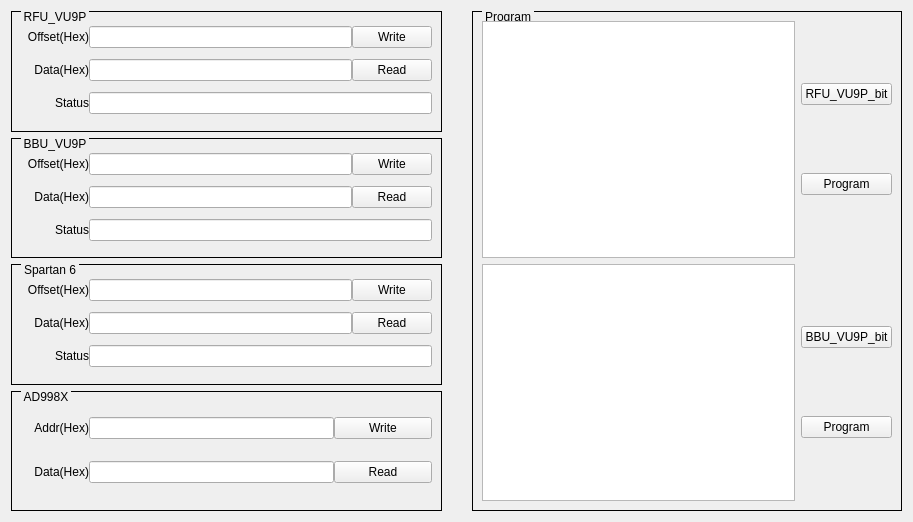
<?xml version="1.0" encoding="UTF-8"?>
<ui version="4.0">
 <class>Q_SP9500X_FPGA_Widget</class>
 <widget class="QWidget" name="Q_SP9500X_FPGA_Widget">
  <property name="geometry">
   <rect>
    <x>0</x>
    <y>0</y>
    <width>913</width>
    <height>522</height>
   </rect>
  </property>
  <property name="windowTitle">
   <string>Dialog</string>
  </property>
  <layout class="QHBoxLayout" name="horizontalLayout_10">
   <item>
    <layout class="QVBoxLayout" name="verticalLayout_6" stretch="0,0,0,0">
     <item>
      <widget class="QGroupBox" name="groupBox">
       <property name="styleSheet">
        <string notr="true">QGroupBox{ border:1px solid black; margin-top:0.5ex; }
QGroupBox::title { subcontrol-origin:margin; subcontrol-position:top left; top:-1px; left:10px; margin-left: 0px; padding:0 1px; }</string>
       </property>
       <property name="title">
        <string>RFU_VU9P</string>
       </property>
       <layout class="QVBoxLayout" name="verticalLayout">
        <item>
         <layout class="QHBoxLayout" name="horizontalLayout" stretch="0,5,1">
          <property name="spacing">
           <number>0</number>
          </property>
          <item>
           <widget class="QLabel" name="label">
            <property name="minimumSize">
             <size>
              <width>68</width>
              <height>0</height>
             </size>
            </property>
            <property name="text">
             <string>Offset(Hex)</string>
            </property>
            <property name="alignment">
             <set>Qt::AlignRight|Qt::AlignTrailing|Qt::AlignVCenter</set>
            </property>
           </widget>
          </item>
          <item>
           <widget class="QLineEdit" name="lineEditOffsetRFU_V9"/>
          </item>
          <item>
           <widget class="QPushButton" name="pushButtonWriteRFU_V9">
            <property name="text">
             <string>Write</string>
            </property>
           </widget>
          </item>
         </layout>
        </item>
        <item>
         <layout class="QHBoxLayout" name="horizontalLayout_2" stretch="0,5,1">
          <property name="spacing">
           <number>0</number>
          </property>
          <item>
           <widget class="QLabel" name="label_2">
            <property name="minimumSize">
             <size>
              <width>68</width>
              <height>0</height>
             </size>
            </property>
            <property name="text">
             <string>Data(Hex)</string>
            </property>
            <property name="alignment">
             <set>Qt::AlignRight|Qt::AlignTrailing|Qt::AlignVCenter</set>
            </property>
           </widget>
          </item>
          <item>
           <widget class="QLineEdit" name="lineEditDataRFU_V9"/>
          </item>
          <item>
           <widget class="QPushButton" name="pushButtonReadRFU_V9">
            <property name="text">
             <string>Read</string>
            </property>
           </widget>
          </item>
         </layout>
        </item>
        <item>
         <layout class="QHBoxLayout" name="horizontalLayout_5">
          <property name="spacing">
           <number>0</number>
          </property>
          <item>
           <widget class="QLabel" name="label_3">
            <property name="minimumSize">
             <size>
              <width>68</width>
              <height>0</height>
             </size>
            </property>
            <property name="text">
             <string>Status</string>
            </property>
            <property name="alignment">
             <set>Qt::AlignRight|Qt::AlignTrailing|Qt::AlignVCenter</set>
            </property>
           </widget>
          </item>
          <item>
           <widget class="QLineEdit" name="lineEditStatusRFU_V9">
            <property name="readOnly">
             <bool>true</bool>
            </property>
           </widget>
          </item>
         </layout>
        </item>
       </layout>
      </widget>
     </item>
     <item>
      <widget class="QGroupBox" name="groupBox_2">
       <property name="styleSheet">
        <string notr="true">QGroupBox{ border:1px solid black; margin-top:0.5ex; }
QGroupBox::title { subcontrol-origin:margin; subcontrol-position:top left; top:-1px; left:10px; margin-left: 0px; padding:0 1px; }</string>
       </property>
       <property name="title">
        <string>BBU_VU9P</string>
       </property>
       <layout class="QVBoxLayout" name="verticalLayout_2">
        <item>
         <layout class="QHBoxLayout" name="horizontalLayout_3" stretch="0,5,1">
          <property name="spacing">
           <number>0</number>
          </property>
          <item>
           <widget class="QLabel" name="label_4">
            <property name="minimumSize">
             <size>
              <width>68</width>
              <height>0</height>
             </size>
            </property>
            <property name="text">
             <string>Offset(Hex)</string>
            </property>
            <property name="alignment">
             <set>Qt::AlignRight|Qt::AlignTrailing|Qt::AlignVCenter</set>
            </property>
           </widget>
          </item>
          <item>
           <widget class="QLineEdit" name="lineEditOffsetBBU_V9"/>
          </item>
          <item>
           <widget class="QPushButton" name="pushButtonWriteBBU_V9">
            <property name="text">
             <string>Write</string>
            </property>
           </widget>
          </item>
         </layout>
        </item>
        <item>
         <layout class="QHBoxLayout" name="horizontalLayout_4" stretch="0,5,1">
          <property name="spacing">
           <number>0</number>
          </property>
          <item>
           <widget class="QLabel" name="label_5">
            <property name="minimumSize">
             <size>
              <width>68</width>
              <height>0</height>
             </size>
            </property>
            <property name="text">
             <string>Data(Hex)</string>
            </property>
            <property name="alignment">
             <set>Qt::AlignRight|Qt::AlignTrailing|Qt::AlignVCenter</set>
            </property>
           </widget>
          </item>
          <item>
           <widget class="QLineEdit" name="lineEditDataBBU_V9"/>
          </item>
          <item>
           <widget class="QPushButton" name="pushButtonReadBBU_V9">
            <property name="text">
             <string>Read</string>
            </property>
           </widget>
          </item>
         </layout>
        </item>
        <item>
         <layout class="QHBoxLayout" name="horizontalLayout_6">
          <property name="spacing">
           <number>0</number>
          </property>
          <item>
           <widget class="QLabel" name="label_6">
            <property name="minimumSize">
             <size>
              <width>68</width>
              <height>0</height>
             </size>
            </property>
            <property name="text">
             <string>Status</string>
            </property>
            <property name="alignment">
             <set>Qt::AlignRight|Qt::AlignTrailing|Qt::AlignVCenter</set>
            </property>
           </widget>
          </item>
          <item>
           <widget class="QLineEdit" name="lineEditStatusBBU_V9">
            <property name="readOnly">
             <bool>true</bool>
            </property>
           </widget>
          </item>
         </layout>
        </item>
       </layout>
      </widget>
     </item>
     <item>
      <widget class="QGroupBox" name="groupBox_5">
       <property name="styleSheet">
        <string notr="true">QGroupBox{ border:1px solid black; margin-top:0.5ex; }
QGroupBox::title { subcontrol-origin:margin; subcontrol-position:top left; top:-1px; left:10px; margin-left: 0px; padding:0 1px; }</string>
       </property>
       <property name="title">
        <string>Spartan 6</string>
       </property>
       <layout class="QVBoxLayout" name="verticalLayout_3">
        <item>
         <layout class="QHBoxLayout" name="horizontalLayout_7" stretch="0,5,1">
          <property name="spacing">
           <number>0</number>
          </property>
          <item>
           <widget class="QLabel" name="label_10">
            <property name="minimumSize">
             <size>
              <width>68</width>
              <height>0</height>
             </size>
            </property>
            <property name="text">
             <string>Offset(Hex)</string>
            </property>
            <property name="alignment">
             <set>Qt::AlignRight|Qt::AlignTrailing|Qt::AlignVCenter</set>
            </property>
           </widget>
          </item>
          <item>
           <widget class="QLineEdit" name="lineEditOffsetS6"/>
          </item>
          <item>
           <widget class="QPushButton" name="pushButtonWriteS6">
            <property name="text">
             <string>Write</string>
            </property>
           </widget>
          </item>
         </layout>
        </item>
        <item>
         <layout class="QHBoxLayout" name="horizontalLayout_8" stretch="0,5,1">
          <property name="spacing">
           <number>0</number>
          </property>
          <item>
           <widget class="QLabel" name="label_11">
            <property name="minimumSize">
             <size>
              <width>68</width>
              <height>0</height>
             </size>
            </property>
            <property name="text">
             <string>Data(Hex)</string>
            </property>
            <property name="alignment">
             <set>Qt::AlignRight|Qt::AlignTrailing|Qt::AlignVCenter</set>
            </property>
           </widget>
          </item>
          <item>
           <widget class="QLineEdit" name="lineEditDataS6"/>
          </item>
          <item>
           <widget class="QPushButton" name="pushButtonReadS6">
            <property name="text">
             <string>Read</string>
            </property>
           </widget>
          </item>
         </layout>
        </item>
        <item>
         <layout class="QHBoxLayout" name="horizontalLayout_9">
          <property name="spacing">
           <number>0</number>
          </property>
          <item>
           <widget class="QLabel" name="label_12">
            <property name="minimumSize">
             <size>
              <width>68</width>
              <height>0</height>
             </size>
            </property>
            <property name="text">
             <string>Status</string>
            </property>
            <property name="alignment">
             <set>Qt::AlignRight|Qt::AlignTrailing|Qt::AlignVCenter</set>
            </property>
           </widget>
          </item>
          <item>
           <widget class="QLineEdit" name="lineEditStatusS6">
            <property name="readOnly">
             <bool>true</bool>
            </property>
           </widget>
          </item>
         </layout>
        </item>
       </layout>
      </widget>
     </item>
     <item>
      <widget class="QGroupBox" name="groupBoxSpartan6_2">
       <property name="styleSheet">
        <string notr="true">QGroupBox{ border:1px solid black; margin-top:0.5ex; }
QGroupBox::title { subcontrol-origin:margin; subcontrol-position:top left; top:-1px; left:10px; margin-left: 0px; padding:0 1px; }</string>
       </property>
       <property name="title">
        <string>AD998X</string>
       </property>
       <layout class="QVBoxLayout" name="verticalLayout_5">
        <item>
         <layout class="QHBoxLayout" name="horizontalLayoutRx6_6">
          <property name="spacing">
           <number>0</number>
          </property>
          <item>
           <widget class="QLabel" name="labelS6_Addr_2">
            <property name="sizePolicy">
             <sizepolicy hsizetype="Fixed" vsizetype="Fixed">
              <horstretch>0</horstretch>
              <verstretch>0</verstretch>
             </sizepolicy>
            </property>
            <property name="minimumSize">
             <size>
              <width>68</width>
              <height>16</height>
             </size>
            </property>
            <property name="text">
             <string>Addr(Hex)</string>
            </property>
            <property name="alignment">
             <set>Qt::AlignRight|Qt::AlignTrailing|Qt::AlignVCenter</set>
            </property>
           </widget>
          </item>
          <item>
           <widget class="QLineEdit" name="lineEditAD998X_Addr">
            <property name="sizePolicy">
             <sizepolicy hsizetype="Expanding" vsizetype="Fixed">
              <horstretch>5</horstretch>
              <verstretch>0</verstretch>
             </sizepolicy>
            </property>
           </widget>
          </item>
          <item>
           <widget class="QPushButton" name="pushButtonWriteAD998X">
            <property name="sizePolicy">
             <sizepolicy hsizetype="Expanding" vsizetype="Fixed">
              <horstretch>2</horstretch>
              <verstretch>0</verstretch>
             </sizepolicy>
            </property>
            <property name="text">
             <string>Write</string>
            </property>
           </widget>
          </item>
         </layout>
        </item>
        <item>
         <layout class="QHBoxLayout" name="horizontalLayoutRx6_3">
          <property name="spacing">
           <number>0</number>
          </property>
          <item>
           <widget class="QLabel" name="labelS6_Data_2">
            <property name="sizePolicy">
             <sizepolicy hsizetype="Fixed" vsizetype="Fixed">
              <horstretch>0</horstretch>
              <verstretch>0</verstretch>
             </sizepolicy>
            </property>
            <property name="minimumSize">
             <size>
              <width>68</width>
              <height>16</height>
             </size>
            </property>
            <property name="text">
             <string>Data(Hex)</string>
            </property>
            <property name="alignment">
             <set>Qt::AlignRight|Qt::AlignTrailing|Qt::AlignVCenter</set>
            </property>
           </widget>
          </item>
          <item>
           <widget class="QLineEdit" name="lineEditAD998X_Data">
            <property name="sizePolicy">
             <sizepolicy hsizetype="Expanding" vsizetype="Fixed">
              <horstretch>5</horstretch>
              <verstretch>0</verstretch>
             </sizepolicy>
            </property>
           </widget>
          </item>
          <item>
           <widget class="QPushButton" name="pushButtonReadAD998X">
            <property name="sizePolicy">
             <sizepolicy hsizetype="Expanding" vsizetype="Fixed">
              <horstretch>2</horstretch>
              <verstretch>0</verstretch>
             </sizepolicy>
            </property>
            <property name="text">
             <string>Read</string>
            </property>
           </widget>
          </item>
         </layout>
        </item>
       </layout>
      </widget>
     </item>
    </layout>
   </item>
   <item>
    <spacer name="horizontalSpacer">
     <property name="orientation">
      <enum>Qt::Horizontal</enum>
     </property>
     <property name="sizeType">
      <enum>QSizePolicy::Fixed</enum>
     </property>
     <property name="sizeHint" stdset="0">
      <size>
       <width>24</width>
       <height>20</height>
      </size>
     </property>
    </spacer>
   </item>
   <item>
    <widget class="QGroupBox" name="groupBox_6">
     <property name="styleSheet">
      <string notr="true">QGroupBox{ border:1px solid black; margin-top:0.5ex; }
QGroupBox::title { subcontrol-origin:margin; subcontrol-position:top left; top:-1px; left:10px; margin-left: 0px; padding:0 1px; }</string>
     </property>
     <property name="title">
      <string>Program</string>
     </property>
     <layout class="QVBoxLayout" name="verticalLayout_17">
      <item>
       <layout class="QHBoxLayout" name="horizontalLayout_11">
        <item>
         <widget class="QTextEdit" name="lineEditPathRFU_V9"/>
        </item>
        <item>
         <layout class="QVBoxLayout" name="verticalLayout_22">
          <item>
           <widget class="QPushButton" name="pushButtonSetPathRFU_V9">
            <property name="text">
             <string>RFU_VU9P_bit</string>
            </property>
           </widget>
          </item>
          <item>
           <widget class="QPushButton" name="pushButtonProgramRFU_V9">
            <property name="text">
             <string>Program</string>
            </property>
           </widget>
          </item>
         </layout>
        </item>
       </layout>
      </item>
      <item>
       <layout class="QHBoxLayout" name="horizontalLayout_12">
        <item>
         <widget class="QTextEdit" name="lineEditPathBBU_V9"/>
        </item>
        <item>
         <layout class="QVBoxLayout" name="verticalLayout_23">
          <item>
           <widget class="QPushButton" name="pushButtonSetPathBBU_V9">
            <property name="text">
             <string>BBU_VU9P_bit</string>
            </property>
           </widget>
          </item>
          <item>
           <widget class="QPushButton" name="pushButtonProgramBBU_V9">
            <property name="text">
             <string>Program</string>
            </property>
           </widget>
          </item>
         </layout>
        </item>
       </layout>
      </item>
     </layout>
    </widget>
   </item>
  </layout>
 </widget>
 <resources/>
 <connections/>
</ui>
